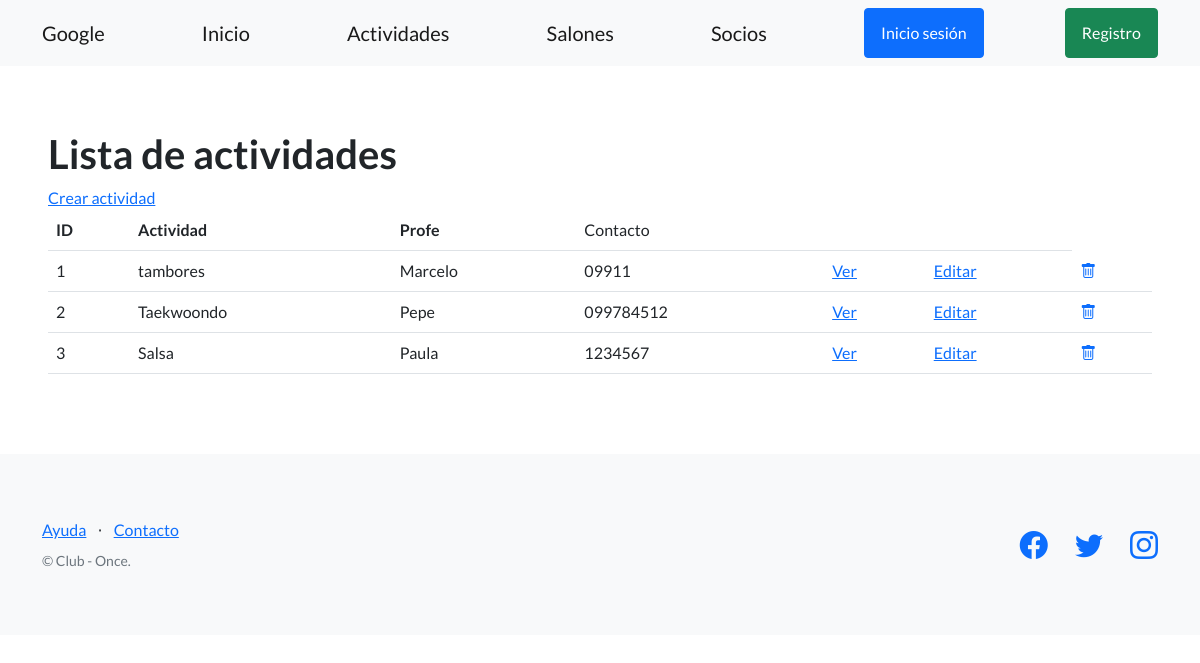
Before: /actividades/ with the older database file.
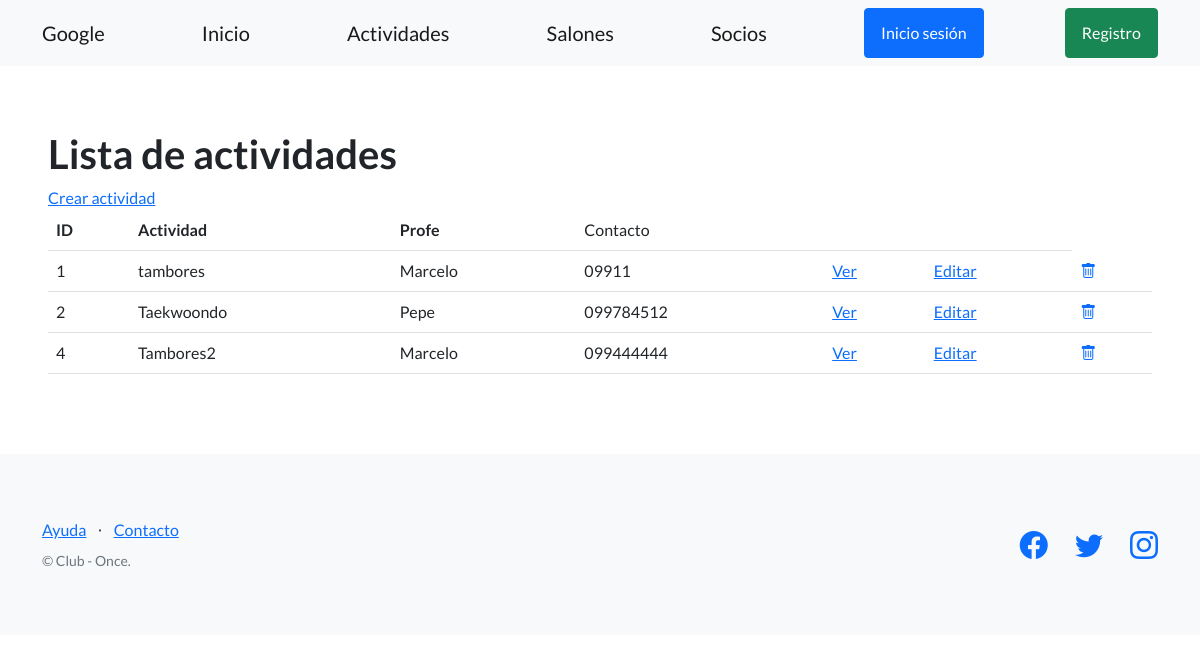
After: the same page with the newer database file.
### club_once_estrellas/models.py (models this page shows, shortened)
class Actividades(models.Model):
    actividad = models.CharField(max_length=64)
    horario = models.TimeField()
    dia = models.CharField(max_length=64)
    nombre_profesor = models.CharField(max_length=64)
    telefono_contacto = models.CharField(max_length=20)
    creador = models.ForeignKey(User, on_delete=models.SET_NULL, null=True)

### club_once_estrellas/views.py (the view)
# urls.py: path("actividades/", ActividadesListView.as_view(), name="lista_actividades"),
class ActividadesListView(ListView):
    model = Actividades
    template_name = 'club_once_estrellas/lista_actividades.html'

### club_once_estrellas/templates/club_once_estrellas/lista_actividades.html
{% extends "club_once_estrellas/base.html" %}
{% block contenido %}
<section>
  <div>
    <h1>Lista de actividades</h1>
    <a href="{% url 'crear_actividad' %}">Crear actividad</a>
    <br>
    <table class="table">
      <tbody>
        <tr>
          <th>ID</th>
          <th>Actividad</th>
          <th>Profe</th>
          <td>Contacto</td>
          <td></td>
          <td></td>
        </tr>
        {% for actividad in object_list %}
        <tr>
          <td>{{ actividad.id }}</td>
          <td>{{ actividad.actividad }}</td>
          <td>{{ actividad.nombre_profesor }}</td>
          <td>{{ actividad.telefono_contacto }}</td>
          <td>
            <a href="{% url 'ver_actividad' actividad.id %}">Ver</a>
          </td>
          <td>
            <a href="{% url 'editar_actividad' actividad.id %}">Editar</a>
          </td>
          <td>
            <a href="{% url 'eliminar_actividad' actividad.id %}">
              <i class="bi bi-trash"></i>
            </a>
          </td>
        </tr>
        {% endfor %}
      </tbody>
    </table>
  </div>
</section>
{% endblock contenido %}

Changed rows visible on the page:
removed Actividades: id "3", actividad "Salsa", nombre_profesor "Paula", telefono_contacto "1234567"
added Actividades: id "4", actividad "Tambores2", nombre_profesor "Marcelo", telefono_contacto "099444444"
